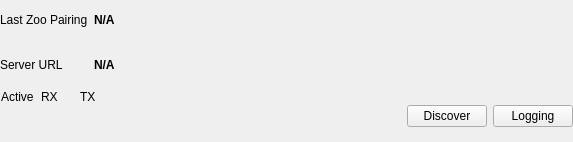
<?xml version="1.0" encoding="UTF-8"?>
<ui version="4.0">
 <class>DiscoveryClientDebugWidget</class>
 <widget class="QWidget" name="DiscoveryClientDebugWidget">
  <property name="geometry">
   <rect>
    <x>0</x>
    <y>0</y>
    <width>573</width>
    <height>142</height>
   </rect>
  </property>
  <property name="sizePolicy">
   <sizepolicy hsizetype="MinimumExpanding" vsizetype="MinimumExpanding">
    <horstretch>0</horstretch>
    <verstretch>0</verstretch>
   </sizepolicy>
  </property>
  <property name="windowTitle">
   <string>Form</string>
  </property>
  <layout class="QGridLayout" name="gridLayout_2">
   <property name="leftMargin">
    <number>0</number>
   </property>
   <property name="topMargin">
    <number>0</number>
   </property>
   <property name="rightMargin">
    <number>0</number>
   </property>
   <property name="bottomMargin">
    <number>0</number>
   </property>
   <item row="0" column="0">
    <layout class="QGridLayout" name="gridLayout">
     <item row="0" column="0">
      <widget class="QLabel" name="label_2">
       <property name="text">
        <string>Last Zoo Pairing</string>
       </property>
      </widget>
     </item>
     <item row="0" column="1">
      <widget class="QLabel" name="labelLastZooPairing">
       <property name="font">
        <font>
         <weight>75</weight>
         <bold>true</bold>
        </font>
       </property>
       <property name="text">
        <string>N/A</string>
       </property>
      </widget>
     </item>
     <item row="1" column="0">
      <widget class="QLabel" name="label_3">
       <property name="text">
        <string>Server URL</string>
       </property>
      </widget>
     </item>
     <item row="1" column="1">
      <widget class="QLabel" name="labelServerURL">
       <property name="font">
        <font>
         <weight>75</weight>
         <bold>true</bold>
        </font>
       </property>
       <property name="text">
        <string>N/A</string>
       </property>
      </widget>
     </item>
    </layout>
   </item>
   <item row="0" column="2">
    <layout class="QVBoxLayout" name="verticalLayout_4">
     <item>
      <widget class="RateCalculatorWidget" name="widgetRateCalculatorRX" native="true"/>
     </item>
     <item>
      <widget class="RateCalculatorWidget" name="widgetRateCalculatorTX" native="true"/>
     </item>
    </layout>
   </item>
   <item row="1" column="2">
    <layout class="QHBoxLayout" name="horizontalLayout">
     <item>
      <spacer name="horizontalSpacer">
       <property name="orientation">
        <enum>Qt::Horizontal</enum>
       </property>
       <property name="sizeHint" stdset="0">
        <size>
         <width>40</width>
         <height>20</height>
        </size>
       </property>
      </spacer>
     </item>
     <item>
      <widget class="QPushButton" name="pushButtonDiscover">
       <property name="text">
        <string>Discover</string>
       </property>
      </widget>
     </item>
     <item>
      <widget class="QPushButton" name="pushButtonLogging">
       <property name="text">
        <string>Logging</string>
       </property>
       <property name="checkable">
        <bool>true</bool>
       </property>
      </widget>
     </item>
    </layout>
   </item>
   <item row="1" column="0">
    <layout class="QHBoxLayout" name="horizontalLayout_2">
     <item>
      <layout class="QVBoxLayout" name="verticalLayout">
       <item>
        <widget class="QLabel" name="label_5">
         <property name="text">
          <string>Active</string>
         </property>
        </widget>
       </item>
       <item>
        <widget class="LightWidget" name="widgetStatusActive" native="true">
         <property name="sizePolicy">
          <sizepolicy hsizetype="Fixed" vsizetype="Fixed">
           <horstretch>0</horstretch>
           <verstretch>0</verstretch>
          </sizepolicy>
         </property>
         <property name="minimumSize">
          <size>
           <width>32</width>
           <height>32</height>
          </size>
         </property>
         <property name="maximumSize">
          <size>
           <width>32</width>
           <height>32</height>
          </size>
         </property>
         <property name="toolTip">
          <string>Validity of port. Green means OK.</string>
         </property>
        </widget>
       </item>
      </layout>
     </item>
     <item>
      <layout class="QVBoxLayout" name="verticalLayout_2">
       <item>
        <widget class="QLabel" name="label_6">
         <property name="text">
          <string>RX</string>
         </property>
        </widget>
       </item>
       <item>
        <widget class="LightWidget" name="widgetStatusRX" native="true">
         <property name="sizePolicy">
          <sizepolicy hsizetype="Fixed" vsizetype="Fixed">
           <horstretch>0</horstretch>
           <verstretch>0</verstretch>
          </sizepolicy>
         </property>
         <property name="minimumSize">
          <size>
           <width>32</width>
           <height>32</height>
          </size>
         </property>
         <property name="maximumSize">
          <size>
           <width>32</width>
           <height>32</height>
          </size>
         </property>
         <property name="toolTip">
          <string>Validity of port. Green means OK.</string>
         </property>
        </widget>
       </item>
      </layout>
     </item>
     <item>
      <layout class="QVBoxLayout" name="verticalLayout_3">
       <item>
        <widget class="QLabel" name="label_7">
         <property name="text">
          <string>TX</string>
         </property>
        </widget>
       </item>
       <item>
        <widget class="LightWidget" name="widgetStatusTX" native="true">
         <property name="sizePolicy">
          <sizepolicy hsizetype="Fixed" vsizetype="Fixed">
           <horstretch>0</horstretch>
           <verstretch>0</verstretch>
          </sizepolicy>
         </property>
         <property name="minimumSize">
          <size>
           <width>32</width>
           <height>32</height>
          </size>
         </property>
         <property name="maximumSize">
          <size>
           <width>32</width>
           <height>32</height>
          </size>
         </property>
         <property name="toolTip">
          <string>Validity of port. Green means OK.</string>
         </property>
        </widget>
       </item>
      </layout>
     </item>
    </layout>
   </item>
  </layout>
 </widget>
 <customwidgets>
  <customwidget>
   <class>LightWidget</class>
   <extends>QWidget</extends>
   <header location="global">widgets/LightWidget.hpp</header>
   <container>1</container>
  </customwidget>
  <customwidget>
   <class>RateCalculatorWidget</class>
   <extends>QWidget</extends>
   <header location="global">widgets/debug/RateCalculatorWidget.hpp</header>
   <container>1</container>
  </customwidget>
 </customwidgets>
 <resources/>
 <connections/>
</ui>
